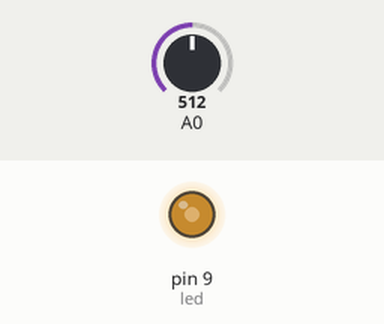
Bench run of a sketch on a simulated Arduino Uno, built with avr-gcc and run on an emulated ATmega328P. Parts: output pins drawn as LEDs (lit = HIGH). The inputs (shaded band) are chosen by the test bench; at power-on: A0 = 512. What the sketch prints to the serial monitor is not drawn.

Above: at 1.2 s.
1.3 s: A0 set to 109
At 2.6 s:
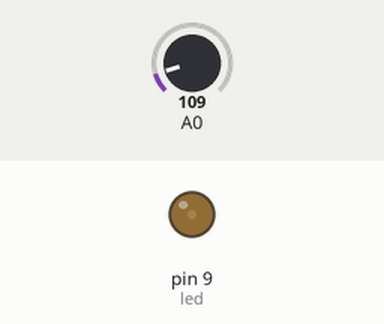
2.9 s: A0 set to 102
At 4.1 s:
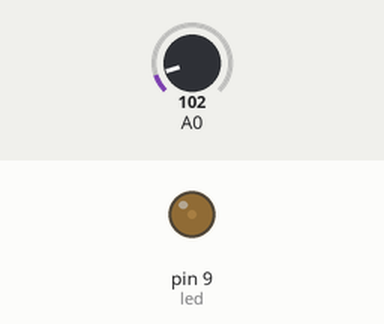
4.6 s: A0 set to 0
At 5.3 s:
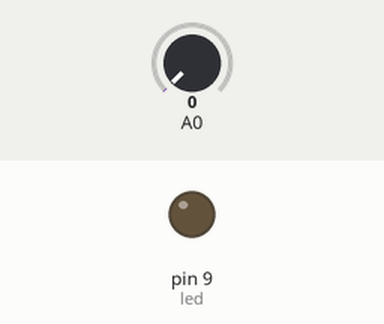
6.2 s: A0 set to 716
At 6.7 s:
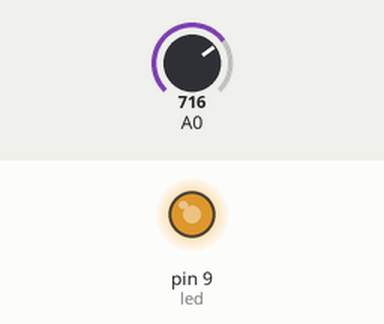
7.7 s: A0 set to 1023
At 8.8 s:
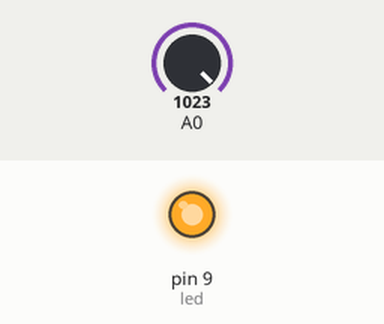
Timing chart, 0 to 10.2 s (numbered marks = the images above; inputs shaded):
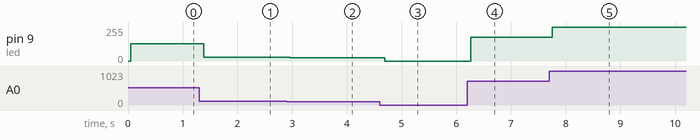

The sketch:

ADC-LED.ino
```cpp
#define FOSC 16000000UL // Clock Speed
#define BAUD 9600
#define MYUBRR ((FOSC/16/BAUD)-1)
//PORT C
#define analog 0
//PORT B
#define led 1

void USART_Init(unsigned int ubrr)
{
  /* Set baud rate */
  UBRR0H = (unsigned char)(ubrr>>8);
  UBRR0L = (unsigned char)ubrr;
  /* Enable receiver and transmitter */
  UCSR0B = (1<<RXEN0)|(1<<TXEN0);
  /* Set frame format: 8data, 2stop bit */
  UCSR0C = (1 << UCSZ01) | (1 << UCSZ00);
}

void USART_Transmit(unsigned char data)
{
  /* Wait for empty transmit buffer */
  while (!(UCSR0A & (1<<UDRE0)));
  /* Put data into buffer, sends the data */
  UDR0 = data;
}

void setup() {
  USART_Init(MYUBRR);
  ADCSRA |= (1<<ADEN); //Enable ADC
  ADMUX = (1<<REFS0); //AVCC with external capacitor at AREF pin
  //Set prescaler to 128
  ADCSRA |= (1<<ADPS2);
  ADCSRA |= (1<<ADPS1);
  ADCSRA |= (1<<ADPS0);

  DDRB |= (1<<led);
  TCCR1A = 0;
  TCCR1B = 0;
  TCNT1 = 0;
  //Non-Inverting mode
  TCCR1A |= (1<<7);
  //Fast PWM mode 8 bit
  TCCR1A |= (1<<0);
  TCCR1B |= (1<<3);
  //Set presclaer to 256
  TCCR1B |= (1<<2);
}

unsigned int ADC_Read(){
  ADCSRA |= (1<<ADSC); //Conversion start
  while(ADCSRA & (1<<ADSC)); //Wait
  return ADC; //Return the value
}

void loop() {
  unsigned int input = ADC_Read();
  unsigned int percentage = (unsigned long)input*100/1023;
  float voltage = (input * 5.0)/1023;
  char voltageStr[10];
  dtostrf(voltage, 4, 2, voltageStr);

  char buffer[50];
  sprintf(buffer, "\rValue: %4u   Percentage: %3u%%   Voltage: %sV", input, percentage, voltageStr);
  for(int i=0;buffer[i]!='\0';i++)
    USART_Transmit(buffer[i]);

  OCR1A = input>>2;
  volatile int i=100000;
  while(i--);
}
```

Measured:
- after the input at 1.3 s, pin 9 (led): 128/255 → 27/255 after 0.09 s
- after the input at 2.9 s, pin 9 (led): 27/255 → 25/255 after 0.06 s
- after the input at 4.6 s, pin 9 (led): 25/255 → 0/255 after 0.09 s
- after the input at 6.2 s, pin 9 (led): 0/255 → 179/255 after 0.06 s
- after the input at 7.7 s, pin 9 (led): 179/255 → 255/255 after 0.05 s
